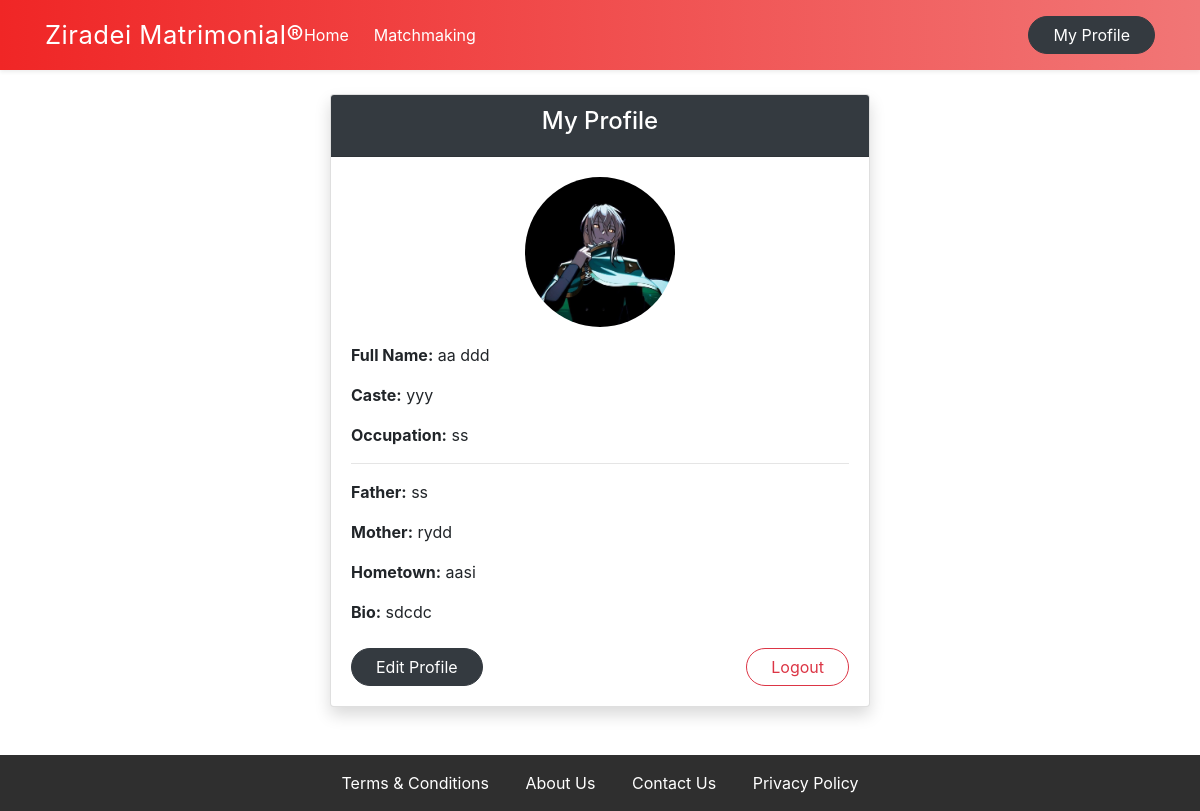
Screenshot of /profiles/my-profile/ (signed in) with the database file from the repository.
### users/models.py (models this page shows, shortened)
class Profile(models.Model):
    user = models.OneToOneField(CustomUser, on_delete=models.CASCADE, related_name='profile')
    bio = models.TextField(max_length=500, blank=True)
    education = models.CharField(max_length=100, blank=True)
    father_name = models.CharField(max_length=100, blank=True)
    mother_name = models.CharField(max_length=100, blank=True)
    city_hometown = models.CharField(max_length=100, blank=True)
    profile_photo = models.ImageField(upload_to='profile_pics/', blank=True, null=True)

class CustomUser(AbstractUser):
    GENDER_CHOICES = [('M', 'Male'), ('F', 'Female')]
    full_name = models.CharField(max_length=100)
    gender = models.CharField(max_length=1, choices=GENDER_CHOICES)
    phone_number = models.CharField(max_length=15)
    caste_community = models.CharField(max_length=100, blank=True)
    date_of_birth = models.DateField(null=True, blank=True)
    occupation = models.CharField(max_length=100, help_text="e.g. Software Engineer, Farmer", blank=True)
    height_cm = models.PositiveIntegerField(null=True, blank=True)
    is_paid = models.BooleanField(default=False)
    language_pref = models.CharField(max_length=10, default='en')

### users/views.py (the view)
# urls.py: path('my-profile/', views.my_profile, name='my_profile'),
@login_required
def my_profile(request):
    profile = request.user.profile
    return render(request, 'users/my_profile.html', {'profile': profile})

### templates/users/my_profile.html (shortened to what this page needs)
{% extends 'base.html' %}
{% block content %}
<div class="row justify-content-center">
    <div class="col-md-6">
        <div class="card shadow">
            <div class="card-header bg-dark text-white text-center">
                <h4>My Profile</h4>
            </div>
            <div class="card-body">
                {% if profile.profile_photo %}
                    <div class="text-center mb-3">
                        <img src="{{ profile.profile_photo.url }}"
                            class="img-fluid rounded-circle"
                            style="width:150px;height:150px;object-fit:cover;">
                    </div>
                {% endif %}
                <p><strong>Full Name:</strong> {{ request.user.full_name }}</p>
                <p><strong>Caste:</strong> {{ request.user.caste_community }}</p>
                <p><strong>Occupation:</strong> {{ request.user.occupation }}</p>
                <hr>
                <p><strong>Father:</strong> {{ profile.father_name }}</p>
                <p><strong>Mother:</strong> {{ profile.mother_name }}</p>
                <p><strong>Hometown:</strong> {{ profile.city_hometown }}</p>
                <p><strong>Bio:</strong> {{ profile.bio }}</p>
                <div class="d-flex justify-content-between mt-4">
                    <a href="{% url 'edit_profile' %}"
                       class="btn btn-dark rounded-pill px-4">
                        Edit Profile
                    </a>
                    <form method="POST" action="{% url 'logout' %}">
                        <button type="submit"
                                class="btn btn-outline-danger rounded-pill px-4">
                            Logout
                        </button>
                    </form>
                </div>
            </div>
        </div>
    </div>
</div>
{% endblock %}

### rows the page displays
Profile: profile_photo (picture), father_name "ss", mother_name "rydd", city_hometown "aasi", bio "sdcdc"
CustomUser: user.full_name "aa ddd", user.caste_community "yyy", user.occupation "ss"
